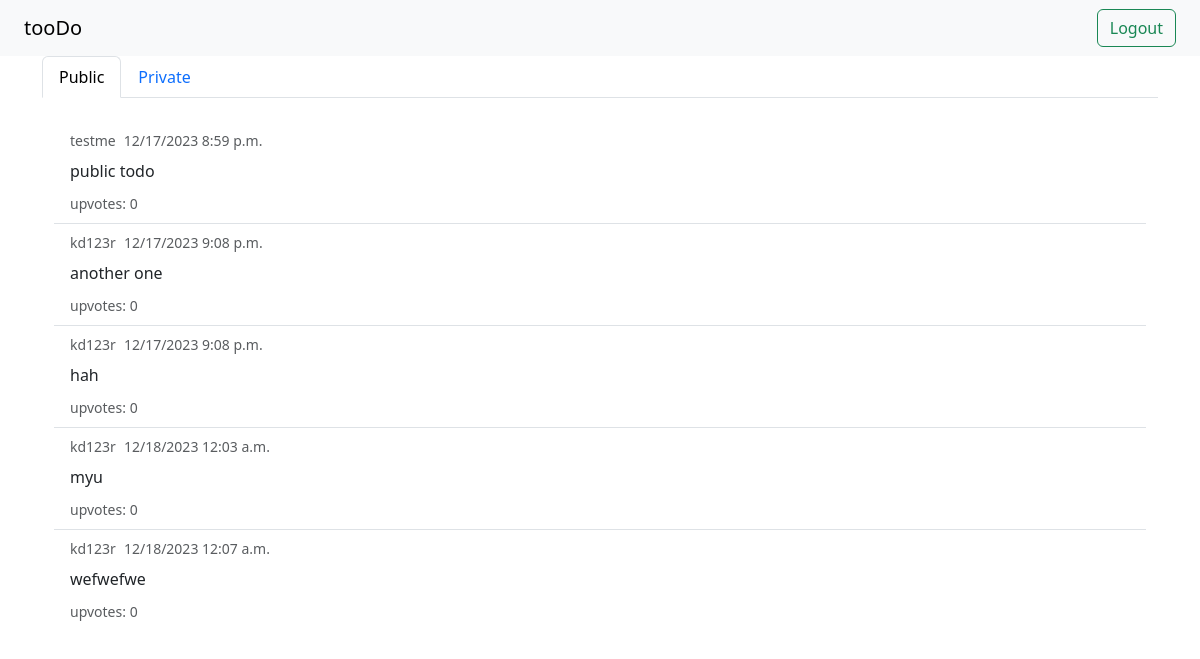
The app's page / (signed in), older data.
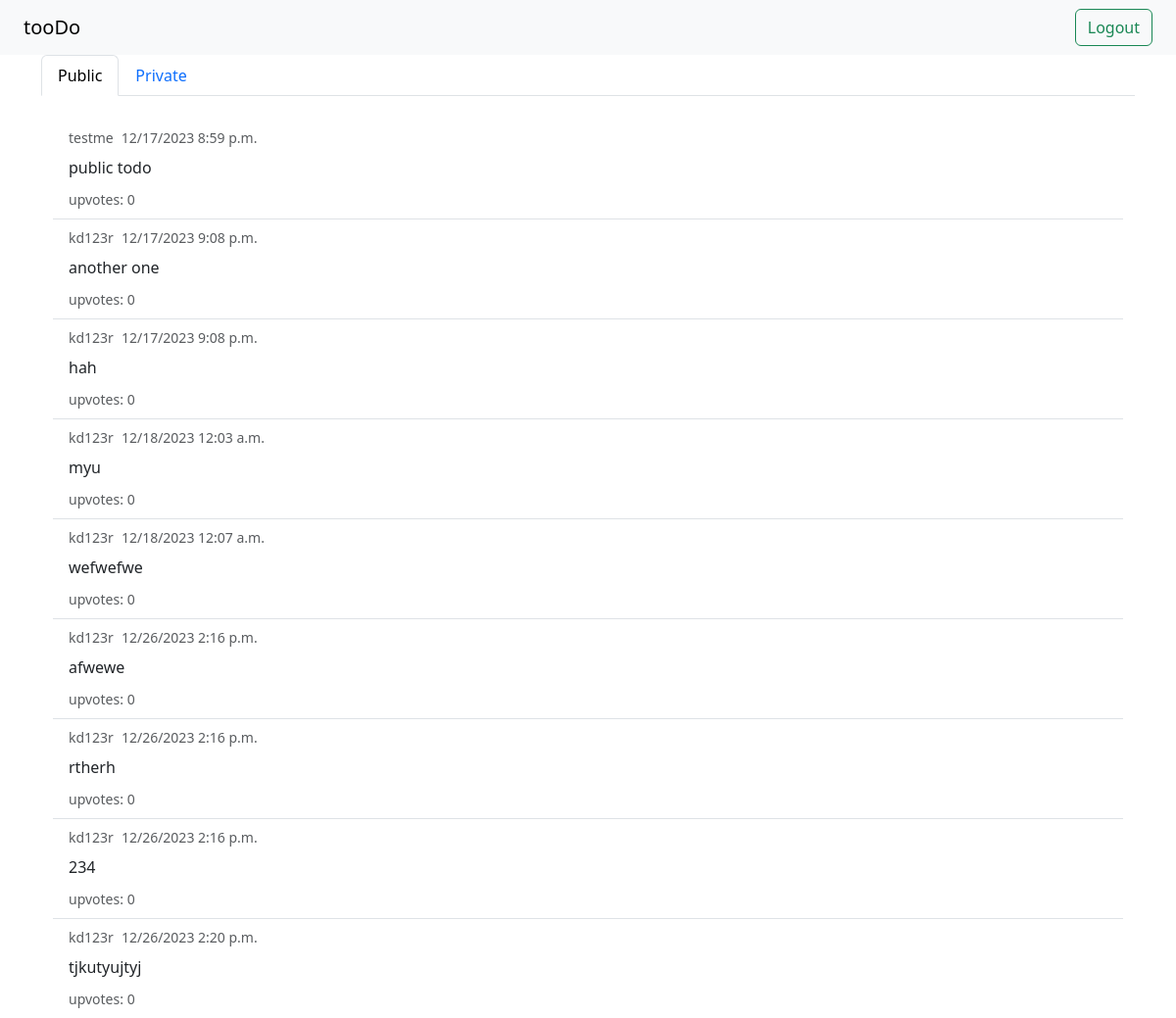
The same page, newer data.
### toodo/models.py (models this page shows)
class PublicTodo(models.Model):
    user = models.ForeignKey(
        settings.AUTH_USER_MODEL,
        on_delete=models.CASCADE,
    )
    todo_text = models.CharField(max_length=200)
    upvotes = models.IntegerField(default=0)
    pub_date = models.DateTimeField()

### toodo/views.py (the view)
# urls.py: path("", views.index, name="index"),
@login_required
def index(request):
    if request.headers.get('X-Requested-With') == 'XMLHttpRequest':
        if request.method == 'POST' and request.POST.__contains__('todo_text'):
            form = PrivateTodoForm(request.POST)
            try:
                if form.is_valid():
                    PublicTodo.objects.create(user=request.user,
                                todo_text=form.cleaned_data['todo_text'],
                                pub_date=timezone.now())
                    return JsonResponse({'status': 'Shared!'})
            except ValidationError:
                return JsonResponse({'status': 'Invalid request'}, status=400)
        return JsonResponse({'status': 'Invalid request'}, status=400)
    elif request.method == 'GET':
        public_todos = PublicTodo.objects.all()
        return render(request, 'toodo/public.html', {'public_todos': public_todos})
    return HttpResponseBadRequest('Invalid request')

### toodo/templates/toodo/public.html
{% extends 'toodo/base.html' %}
{% block extra_content %}
    {% if public_todos %}
    <ul class="list-group list-group-flush mt-4">
    {% for todo in public_todos %}
        <li class="list-group-item list-group-item-action">
            <div class="d-flex text-muted">
                <small class="mb-2 me-2">{{ todo.user }}</small>
                <small>{{ todo.pub_date|date:"SHORT_DATETIME_FORMAT" }}</small>
            </div>
            <p class="mb-2">{{ todo.todo_text }}</p>
            <small class="text-muted">upvotes: {{ todo.upvotes }}</small>
        </li>
    {% endfor %}
    </ul>
    {% else %}
    <p>There are no todos to display.</p>
    {% endif %}
{% endblock %}

### toodo/templates/toodo/base.html (shortened to what this page needs)
{% extends 'registration/base.html' %}
{% block content %}
    <nav class="navbar navbar-light bg-light">
        <a class="navbar-brand ms-4" href="#">tooDo</a>
        <form class="me-4" action="{% url 'logout' %}" method="post">
            <button class="btn btn-outline-success" type="submit">Logout</button>
        </form>
    </nav>
    <div class="container">
        <ul class="nav nav-tabs">
            <li class="nav-item">
              <a class="nav-link {% if request.resolver_match.url_name == 'index' %}active{% endif %}" href="{% url 'toodo:index' %}">Public</a>
            </li>
            <li class="nav-item">
              <a class="nav-link {% if request.resolver_match.url_name == 'private' %}active{% endif %}" href="{% url 'toodo:private' %}">Private</a>
            </li>
        </ul>
        <div class="container mt-4">
            {% block extra_content %}
            {% endblock %}
        </div>
    </div>
{% endblock %}

### templates/registration/base.html (shortened to what this page needs)
<!doctype html>
<html lang="en">
  <head>
    <link href="https://cdn.jsdelivr.net/npm/bootstrap@5.3.2/dist/css/bootstrap.min.css" rel="stylesheet">
  <body>
    {% block content %}
    {% endblock %}
  </body>
</html>

Row changes from the older to the newer data that the page shows:
added PublicTodo: user "kd123r", pub_date "12/26/2023 2:16 p.m.", todo_text "afwewe", upvotes "0"
added PublicTodo: user "kd123r", pub_date "12/26/2023 2:16 p.m.", todo_text "rtherh", upvotes "0"
added PublicTodo: user "kd123r", pub_date "12/26/2023 2:16 p.m.", todo_text "234", upvotes "0"
added PublicTodo: user "kd123r", pub_date "12/26/2023 2:20 p.m.", todo_text "tjkutyujtyj", upvotes "0"
